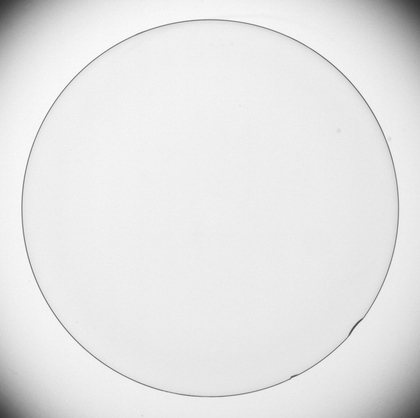
%> input picture contact_lens.tif, 420 x 418 px, shrunk from 937 x 932 before the run
$ octave lab4_1.m   (GNU Octave 9; MATLAB toolbox functions it lacks are replaced by stand-ins)
%> lines starting %> are read from the running program, lines starting %| are printed output that depends on the picture
clear all;
close all;
clc;


im=imread('contact_lens.tif');
%> im is the input picture: size 418x420 uint8; min 51, max 255, mean 229.7
im=double(im);
%> im: size 418x420 double
sobel1=[-1 -2 -1;0 0 0;1 2 1];
sobel2=[-1 0 1;-2 0 2;-1 0 1];

imP=padarray(im,[1 1],'symmetric');
[rows,cols] = size(imP);
%> rows = 420; cols = 422

outP=zeros(rows,cols);
for i=2:rows-1
    for j=2:cols-1
        nghbr=imP(i-1:i+1,j-1:j+1);
        out_pix1=sum(sum(nghbr .* sobel1));  %x ekseninde
        out_pix2=sum(sum(nghbr .* sobel2));   %y ekseninde
        outP(i,j)=abs(out_pix1)+abs(out_pix2);
    end
end
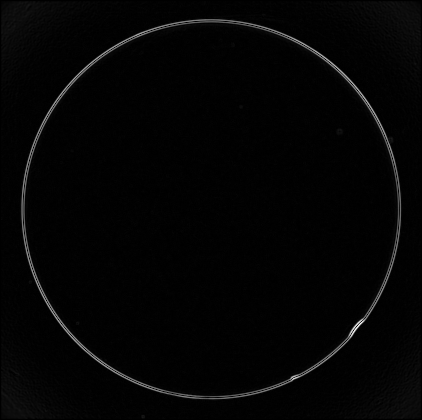
%> outP: size 420x422 double; min 0, max 916, mean 16.8; drawn with min black and max white

out= outP(2:rows-1,2:cols-1);
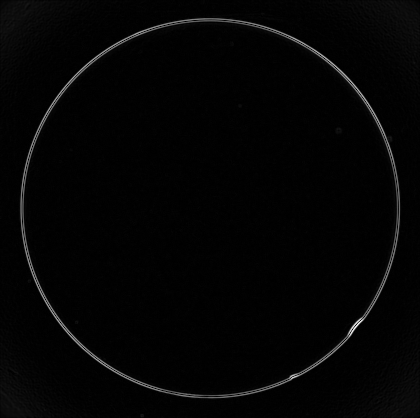
%> out: size 418x420 double; min 0, max 916, mean 17; drawn with min black and max white

figure;
subplot(1,2,1); imshow(uint8(im)); title('original');
subplot(1,2,2); imshow(uint8(out)); title('Sobel filtered');
%> after `imshow(uint8(out))`:
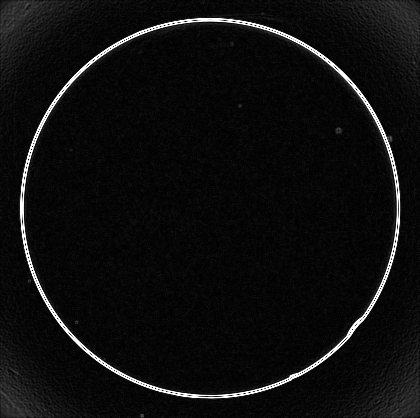
%> displayed picture: size 418x420, on the screen's scale of 0 to 255; min 0, max 255, mean 14.4
